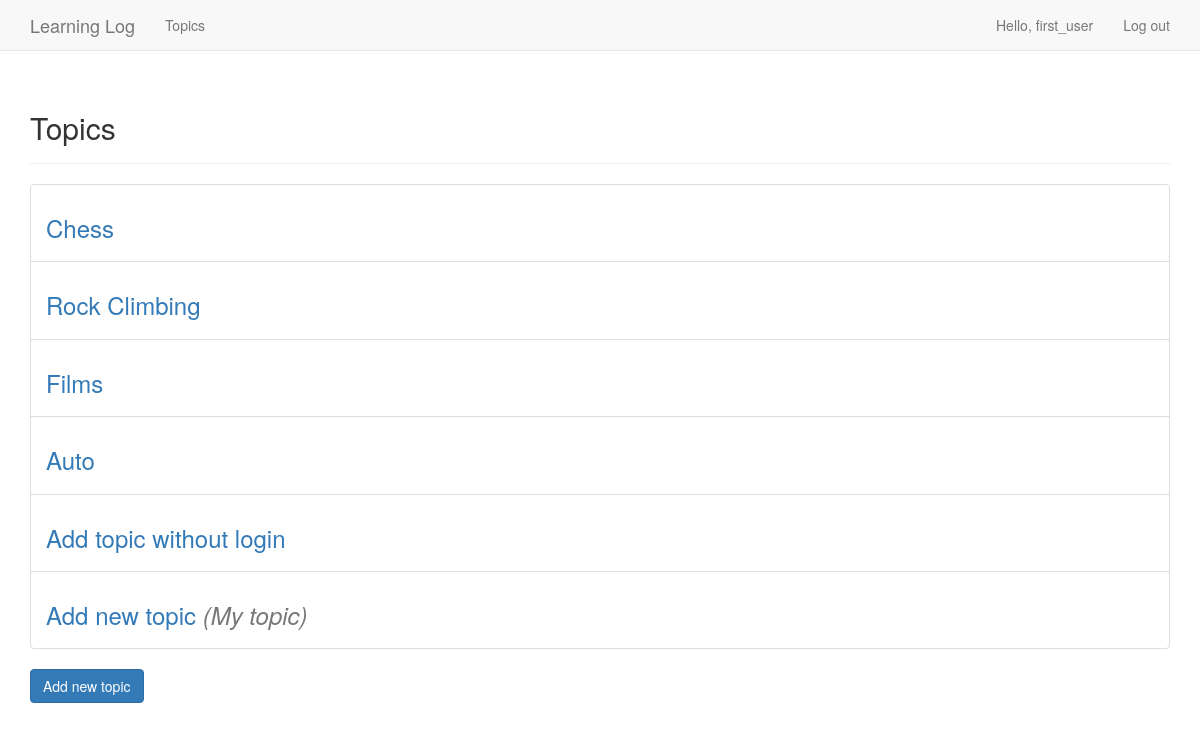
The app's page /topics/ (signed in), older data.
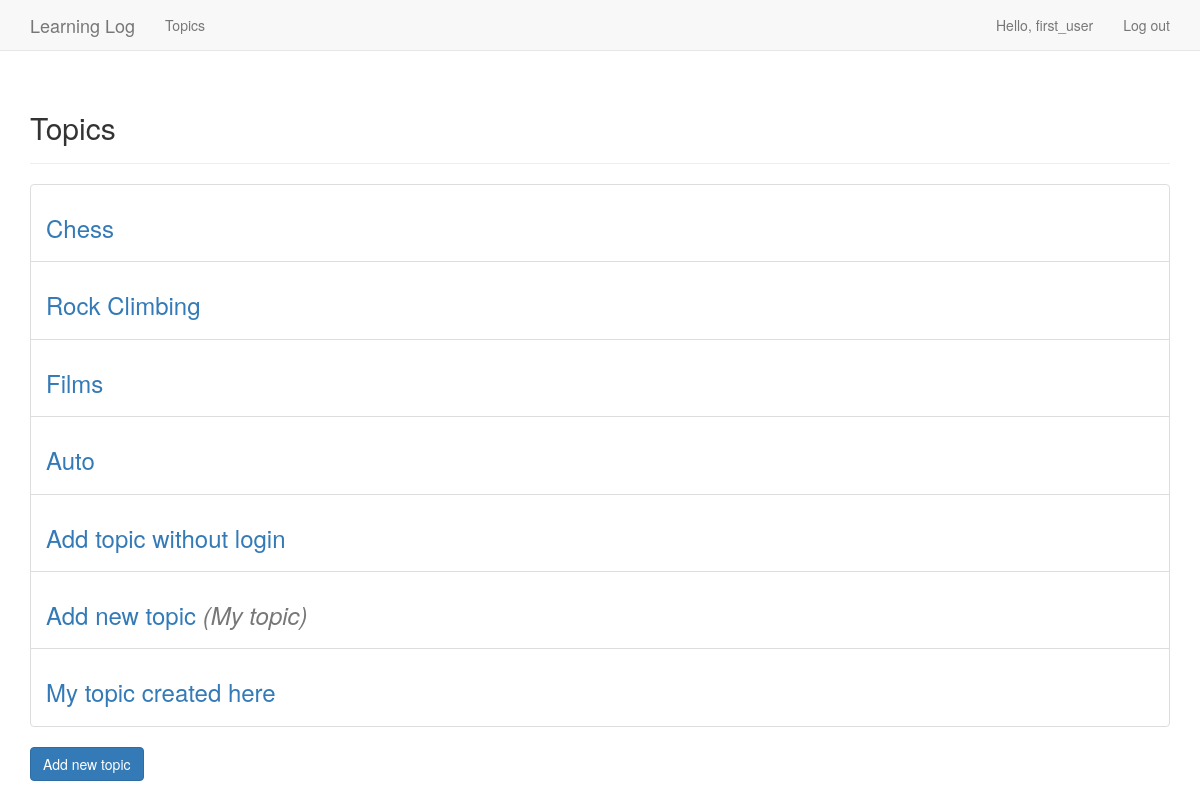
The same page, newer data.
### learning_logs/models.py (models this page shows)
class Topic(models.Model):
    text = models.CharField(max_length=200)
    date_added = models.DateTimeField(auto_now_add=True)
    owner = models.ForeignKey(User, on_delete=models.CASCADE)
    def __str__(self):
        return self.text

### learning_logs/views.py (the view)
# urls.py: url(r'^topics/$', views.topics, name='topics'),                                 # All topics
@login_required
def topics(request):
    topics = Topic.objects.order_by('date_added')
    context = {'topics': topics}
    return render(request, 'learning_logs/topics.html', context)

### learning_logs/templates/learning_logs/topics.html
{% extends "learning_logs/base.html" %}
{% load bootstrap3 %}
{% block header %}
    <h2>Topics</h2>
{% endblock header %}
{% block content %}
    <ul class="list-group">
        {% for topic in topics %}
            <li class="list-group-item">
                <h3>
                    <a href="{% url 'learning_logs:topic' topic.id %}">{{ topic }}</a>
                    {% if topic.owner == request.user %}
                        <span class="text-muted" style="font-style: italic; font-weight: lighter">
                            (My topic)
                        </span>
                    {% endif %}
                </h3>
            </li>
        {% empty %}
            <h4><li>No topics have been added yet.</li></h4>
        {% endfor %}
    </ul>
    <form action="{% url 'learning_logs:new_topic' %}">
        {% buttons %}
            <button name="submit" class="btn btn-primary">Add new topic</button>
        {% endbuttons %}
    </form>
{% endblock content %}

Row changes from the older to the newer data that the page shows:
added Topic: text "My topic created here"
